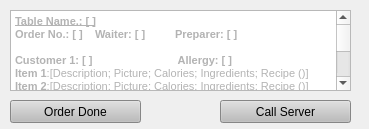
        <widget class="QWidget" name="scrollAreaWidgetContents_4">
         <property name="geometry">
          <rect>
           <x>0</x>
           <y>0</y>
           <width>369</width>
           <height>129</height>
          </rect>
         </property>
         <widget class="QTextBrowser" name="textBrowser_PO_OrderA">
          <property name="geometry">
           <rect>
            <x>10</x>
            <y>10</y>
            <width>341</width>
            <height>81</height>
           </rect>
          </property>
          <property name="html">
           <string>&lt;!DOCTYPE HTML PUBLIC &quot;-//W3C//DTD HTML 4.0//EN&quot; &quot;http://www.w3.org/TR/REC-html40/strict.dtd&quot;&gt;
&lt;html&gt;&lt;head&gt;&lt;meta name=&quot;qrichtext&quot; content=&quot;1&quot; /&gt;&lt;style type=&quot;text/css&quot;&gt;
p, li { white-space: pre-wrap; }
&lt;/style&gt;&lt;/head&gt;&lt;body style=&quot; font-family:'MS Shell Dlg 2'; font-size:8.25pt; font-weight:400; font-style:normal;&quot;&gt;
&lt;p style=&quot; margin-top:0px; margin-bottom:0px; margin-left:0px; margin-right:0px; -qt-block-indent:0; text-indent:0px;&quot;&gt;&lt;span style=&quot; font-weight:600; text-decoration: underline; color:#b3b3b3;&quot;&gt;Table Name.: [ ]&lt;/span&gt;&lt;/p&gt;
&lt;p style=&quot; margin-top:0px; margin-bottom:0px; margin-left:0px; margin-right:0px; -qt-block-indent:0; text-indent:0px;&quot;&gt;&lt;span style=&quot; font-weight:600; color:#b3b3b3;&quot;&gt;Order No.: [ ]	Waiter: [ ] 	Preparer: [ ]&lt;/span&gt;&lt;/p&gt;
&lt;p style=&quot;-qt-paragraph-type:empty; margin-top:0px; margin-bottom:0px; margin-left:0px; margin-right:0px; -qt-block-indent:0; text-indent:0px;&quot;&gt;&lt;br /&gt;&lt;/p&gt;
&lt;p style=&quot; margin-top:0px; margin-bottom:0px; margin-left:0px; margin-right:0px; -qt-block-indent:0; text-indent:0px;&quot;&gt;&lt;span style=&quot; font-weight:600; color:#b3b3b3;&quot;&gt;Customer 1: [ ]		 Allergy: [ ]&lt;/span&gt;&lt;/p&gt;
&lt;p style=&quot; margin-top:0px; margin-bottom:0px; margin-left:0px; margin-right:0px; -qt-block-indent:0; text-indent:0px;&quot;&gt;&lt;span style=&quot; font-weight:600; color:#b3b3b3;&quot;&gt;Item 1&lt;/span&gt;&lt;span style=&quot; color:#b3b3b3;&quot;&gt;:[Description; Picture; Calories; Ingredients; Recipe ()]&lt;/span&gt;&lt;/p&gt;
&lt;p style=&quot; margin-top:0px; margin-bottom:0px; margin-left:0px; margin-right:0px; -qt-block-indent:0; text-indent:0px;&quot;&gt;&lt;span style=&quot; font-weight:600; color:#b3b3b3;&quot;&gt;Item 2&lt;/span&gt;&lt;span style=&quot; color:#b3b3b3;&quot;&gt;:[Description; Picture; Calories; Ingredients; Recipe ()]&lt;/span&gt;&lt;/p&gt;
&lt;p style=&quot; margin-top:0px; margin-bottom:0px; margin-left:0px; margin-right:0px; -qt-block-indent:0; text-indent:0px;&quot;&gt;&lt;span style=&quot; font-weight:600; color:#b3b3b3;&quot;&gt;Item 3&lt;/span&gt;&lt;span style=&quot; color:#b3b3b3;&quot;&gt;:[Description; Picture; Calories; Ingredients; Recipe ()]&lt;/span&gt;&lt;/p&gt;
&lt;p style=&quot; margin-top:0px; margin-bottom:0px; margin-left:0px; margin-right:0px; -qt-block-indent:0; text-indent:0px;&quot;&gt;&lt;span style=&quot; font-weight:600; color:#b3b3b3;&quot;&gt;Item 4:&lt;/span&gt;&lt;span style=&quot; color:#b3b3b3;&quot;&gt; [Description; Picture; Calories; Ingredients; Recipe ()]&lt;/span&gt;&lt;/p&gt;
&lt;p style=&quot;-qt-paragraph-type:empty; margin-top:0px; margin-bottom:0px; margin-left:0px; margin-right:0px; -qt-block-indent:0; text-indent:0px; color:#b3b3b3;&quot;&gt;&lt;br /&gt;&lt;/p&gt;
&lt;p style=&quot; margin-top:0px; margin-bottom:0px; margin-left:0px; margin-right:0px; -qt-block-indent:0; text-indent:0px;&quot;&gt;&lt;span style=&quot; font-weight:600; color:#b3b3b3;&quot;&gt;Customer 2: [ ]		Allergy: [ ]&lt;/span&gt;&lt;/p&gt;
&lt;p style=&quot; margin-top:0px; margin-bottom:0px; margin-left:0px; margin-right:0px; -qt-block-indent:0; text-indent:0px;&quot;&gt;&lt;span style=&quot; font-weight:600; color:#b3b3b3;&quot;&gt;Item 1&lt;/span&gt;&lt;span style=&quot; color:#b3b3b3;&quot;&gt;:[Description; Picture; Calories; Ingredients; Recipe ()]&lt;/span&gt;&lt;/p&gt;
&lt;p style=&quot; margin-top:0px; margin-bottom:0px; margin-left:0px; margin-right:0px; -qt-block-indent:0; text-indent:0px;&quot;&gt;&lt;span style=&quot; font-weight:600; color:#b3b3b3;&quot;&gt;Item 2&lt;/span&gt;&lt;span style=&quot; color:#b3b3b3;&quot;&gt;:[Description; Picture; Calories; Ingredients; Recipe ()]&lt;/span&gt;&lt;/p&gt;
&lt;p style=&quot; margin-top:0px; margin-bottom:0px; margin-left:0px; margin-right:0px; -qt-block-indent:0; text-indent:0px;&quot;&gt;&lt;span style=&quot; font-weight:600; color:#b3b3b3;&quot;&gt;Item 3&lt;/span&gt;&lt;span style=&quot; color:#b3b3b3;&quot;&gt;:[Description; Picture; Calories; Ingredients; Recipe ()]&lt;/span&gt;&lt;/p&gt;
&lt;p style=&quot; margin-top:0px; margin-bottom:0px; margin-left:0px; margin-right:0px; -qt-block-indent:0; text-indent:0px;&quot;&gt;&lt;span style=&quot; font-weight:600; color:#b3b3b3;&quot;&gt;Item 4:&lt;/span&gt;&lt;span style=&quot; color:#b3b3b3;&quot;&gt; [Description; Picture; Calories; Ingredients; Recipe ()]&lt;/span&gt;&lt;/p&gt;
&lt;p style=&quot;-qt-paragraph-type:empty; margin-top:0px; margin-bottom:0px; margin-left:0px; margin-right:0px; -qt-block-indent:0; text-indent:0px;&quot;&gt;&lt;br /&gt;&lt;/p&gt;
&lt;p style=&quot; margin-top:0px; margin-bottom:0px; margin-left:0px; margin-right:0px; -qt-block-indent:0; text-indent:0px;&quot;&gt;&lt;span style=&quot; font-weight:600; color:#b3b3b3;&quot;&gt;Customer 3: [ ]		Allergy: [ ]&lt;/span&gt;&lt;/p&gt;
&lt;p style=&quot; margin-top:0px; margin-bottom:0px; margin-left:0px; margin-right:0px; -qt-block-indent:0; text-indent:0px;&quot;&gt;&lt;span style=&quot; font-weight:600; color:#b3b3b3;&quot;&gt;Item 1&lt;/span&gt;&lt;span style=&quot; color:#b3b3b3;&quot;&gt;:[Description; Picture; Calories; Ingredients; Recipe ()]&lt;/span&gt;&lt;/p&gt;
&lt;p style=&quot; margin-top:0px; margin-bottom:0px; margin-left:0px; margin-right:0px; -qt-block-indent:0; text-indent:0px;&quot;&gt;&lt;span style=&quot; font-weight:600; color:#b3b3b3;&quot;&gt;Item 2&lt;/span&gt;&lt;span style=&quot; color:#b3b3b3;&quot;&gt;:[Description; Picture; Calories; Ingredients; Recipe ()]&lt;/span&gt;&lt;/p&gt;
&lt;p style=&quot; margin-top:0px; margin-bottom:0px; margin-left:0px; margin-right:0px; -qt-block-indent:0; text-indent:0px;&quot;&gt;&lt;span style=&quot; font-weight:600; color:#b3b3b3;&quot;&gt;Item 3&lt;/span&gt;&lt;span style=&quot; color:#b3b3b3;&quot;&gt;:[Description; Picture; Calories; Ingredients; Recipe ()]&lt;/span&gt;&lt;/p&gt;
&lt;p style=&quot; margin-top:0px; margin-bottom:0px; margin-left:0px; margin-right:0px; -qt-block-indent:0; text-indent:0px;&quot;&gt;&lt;span style=&quot; font-weight:600; color:#b3b3b3;&quot;&gt;Item 4:&lt;/span&gt;&lt;span style=&quot; color:#b3b3b3;&quot;&gt; [Description; Picture; Calories; Ingredients; Recipe ()]&lt;/span&gt;&lt;/p&gt;
&lt;p style=&quot;-qt-paragraph-type:empty; margin-top:0px; margin-bottom:0px; margin-left:0px; margin-right:0px; -qt-block-indent:0; text-indent:0px;&quot;&gt;&lt;br /&gt;&lt;/p&gt;
&lt;p style=&quot; margin-top:0px; margin-bottom:0px; margin-left:0px; margin-right:0px; -qt-block-indent:0; text-indent:0px;&quot;&gt;&lt;span style=&quot; font-weight:600; color:#b3b3b3;&quot;&gt;Customer 4: [ ]		Allergy: [ ]&lt;/span&gt;&lt;/p&gt;
&lt;p style=&quot; margin-top:0px; margin-bottom:0px; margin-left:0px; margin-right:0px; -qt-block-indent:0; text-indent:0px;&quot;&gt;&lt;span style=&quot; font-weight:600; color:#b3b3b3;&quot;&gt;Item 1&lt;/span&gt;&lt;span style=&quot; color:#b3b3b3;&quot;&gt;:[Description; Picture; Calories; Ingredients; Recipe ()]&lt;/span&gt;&lt;/p&gt;
&lt;p style=&quot; margin-top:0px; margin-bottom:0px; margin-left:0px; margin-right:0px; -qt-block-indent:0; text-indent:0px;&quot;&gt;&lt;span style=&quot; font-weight:600; color:#b3b3b3;&quot;&gt;Item 2&lt;/span&gt;&lt;span style=&quot; color:#b3b3b3;&quot;&gt;:[Description; Picture; Calories; Ingredients; Recipe ()]&lt;/span&gt;&lt;/p&gt;
&lt;p style=&quot; margin-top:0px; margin-bottom:0px; margin-left:0px; margin-right:0px; -qt-block-indent:0; text-indent:0px;&quot;&gt;&lt;span style=&quot; font-weight:600; color:#b3b3b3;&quot;&gt;Item 3&lt;/span&gt;&lt;span style=&quot; color:#b3b3b3;&quot;&gt;:[Description; Picture; Calories; Ingredients; Recipe ()]&lt;/span&gt;&lt;/p&gt;
&lt;p style=&quot; margin-top:0px; margin-bottom:0px; margin-left:0px; margin-right:0px; -qt-block-indent:0; text-indent:0px;&quot;&gt;&lt;span style=&quot; font-weight:600; color:#b3b3b3;&quot;&gt;Item 4:&lt;/span&gt;&lt;span style=&quot; color:#b3b3b3;&quot;&gt; [Description; Picture; Calories; Ingredients; Recipe ()]&lt;/span&gt;&lt;/p&gt;&lt;/body&gt;&lt;/html&gt;</string>
          </property>
         </widget>
         <widget class="QPushButton" name="pushButton_PO_OrderA_Done">
          <property name="geometry">
           <rect>
            <x>10</x>
            <y>100</y>
            <width>131</width>
            <height>23</height>
           </rect>
          </property>
          <property name="styleSheet">
           <string notr="true">background-color: rgb(188, 188, 188);
font: 57 10pt &quot;Counter-Strike&quot;;</string>
          </property>
          <property name="text">
           <string>Order Done</string>
          </property>
         </widget>
         <widget class="QPushButton" name="pushButton_PO_OrderA_Call">
          <property name="geometry">
           <rect>
            <x>220</x>
            <y>100</y>
            <width>131</width>
            <height>23</height>
           </rect>
          </property>
          <property name="styleSheet">
           <string notr="true">background-color: rgb(188, 188, 188);
font: 57 10pt &quot;Counter-Strike&quot;;</string>
          </property>
          <property name="text">
           <string>Call Server</string>
          </property>
         </widget>
        </widget>
